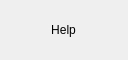
<?xml version="1.0" encoding="UTF-8"?>
<ui version="4.0">
 <class>Form</class>
 <widget class="QWidget" name="Form">
  <property name="geometry">
   <rect>
    <x>0</x>
    <y>0</y>
    <width>128</width>
    <height>60</height>
   </rect>
  </property>
  <property name="minimumSize">
   <size>
    <width>128</width>
    <height>36</height>
   </size>
  </property>
  <property name="maximumSize">
   <size>
    <width>1000</width>
    <height>1000</height>
   </size>
  </property>
  <property name="windowTitle">
   <string>Form</string>
  </property>
  <layout class="QGridLayout" name="gridLayout_2">
   <property name="sizeConstraint">
    <enum>QLayout::SetMinimumSize</enum>
   </property>
   <property name="leftMargin">
    <number>0</number>
   </property>
   <property name="topMargin">
    <number>0</number>
   </property>
   <property name="rightMargin">
    <number>0</number>
   </property>
   <property name="bottomMargin">
    <number>0</number>
   </property>
   <property name="spacing">
    <number>0</number>
   </property>
   <item row="0" column="0">
    <layout class="QGridLayout" name="gridLayout">
     <property name="spacing">
      <number>0</number>
     </property>
     <item row="0" column="0">
      <widget class="QToolButton" name="toolButtonHelp">
       <property name="minimumSize">
        <size>
         <width>32</width>
         <height>32</height>
        </size>
       </property>
       <property name="text">
        <string>Help</string>
       </property>
       <property name="icon">
        <iconset resource="../res/Resource.qrc">
         <normaloff>:/images/Help.svg</normaloff>:/images/Help.svg</iconset>
       </property>
       <property name="iconSize">
        <size>
         <width>36</width>
         <height>36</height>
        </size>
       </property>
       <property name="toolButtonStyle">
        <enum>Qt::ToolButtonTextUnderIcon</enum>
       </property>
       <property name="autoRaise">
        <bool>true</bool>
       </property>
      </widget>
     </item>
    </layout>
   </item>
  </layout>
  <action name="actionOpen">
   <property name="icon">
    <iconset resource="../res/Resource.qrc">
     <normaloff>:/images/Open.svg</normaloff>:/images/Open.svg</iconset>
   </property>
   <property name="text">
    <string>Open</string>
   </property>
   <property name="toolTip">
    <string>Open</string>
   </property>
   <property name="shortcut">
    <string>Ctrl+O</string>
   </property>
  </action>
 </widget>
 <resources>
  <include location="../res/Resource.qrc"/>
 </resources>
 <connections/>
</ui>
